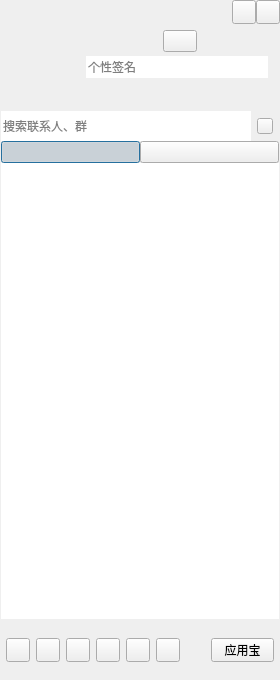
<?xml version="1.0" encoding="UTF-8"?>
<ui version="4.0">
 <class>CCMainWindowClass</class>
 <widget class="QWidget" name="CCMainWindowClass">
  <property name="geometry">
   <rect>
    <x>0</x>
    <y>0</y>
    <width>280</width>
    <height>680</height>
   </rect>
  </property>
  <property name="minimumSize">
   <size>
    <width>280</width>
    <height>680</height>
   </size>
  </property>
  <property name="windowTitle">
   <string>CCMainWindow</string>
  </property>
  <layout class="QVBoxLayout" name="verticalLayout_7">
   <property name="spacing">
    <number>0</number>
   </property>
   <property name="leftMargin">
    <number>0</number>
   </property>
   <property name="topMargin">
    <number>0</number>
   </property>
   <property name="rightMargin">
    <number>0</number>
   </property>
   <property name="bottomMargin">
    <number>0</number>
   </property>
   <item>
    <widget class="QWidget" name="titleWidget" native="true">
     <property name="sizePolicy">
      <sizepolicy hsizetype="Expanding" vsizetype="Preferred">
       <horstretch>0</horstretch>
       <verstretch>0</verstretch>
      </sizepolicy>
     </property>
     <property name="titleSkin" stdset="0">
      <bool>true</bool>
     </property>
     <layout class="QVBoxLayout" name="verticalLayout_2">
      <property name="spacing">
       <number>0</number>
      </property>
      <property name="leftMargin">
       <number>0</number>
      </property>
      <property name="topMargin">
       <number>0</number>
      </property>
      <property name="rightMargin">
       <number>0</number>
      </property>
      <property name="bottomMargin">
       <number>0</number>
      </property>
      <item>
       <layout class="QHBoxLayout" name="horizontalLayout">
        <property name="spacing">
         <number>0</number>
        </property>
        <property name="leftMargin">
         <number>12</number>
        </property>
        <property name="rightMargin">
         <number>0</number>
        </property>
        <item>
         <spacer name="horizontalSpacer">
          <property name="orientation">
           <enum>Qt::Horizontal</enum>
          </property>
          <property name="sizeHint" stdset="0">
           <size>
            <width>40</width>
            <height>20</height>
           </size>
          </property>
         </spacer>
        </item>
        <item>
         <widget class="QPushButton" name="sysmin">
          <property name="sizePolicy">
           <sizepolicy hsizetype="Fixed" vsizetype="Fixed">
            <horstretch>0</horstretch>
            <verstretch>0</verstretch>
           </sizepolicy>
          </property>
          <property name="minimumSize">
           <size>
            <width>24</width>
            <height>24</height>
           </size>
          </property>
          <property name="maximumSize">
           <size>
            <width>24</width>
            <height>24</height>
           </size>
          </property>
          <property name="text">
           <string/>
          </property>
         </widget>
        </item>
        <item>
         <widget class="QPushButton" name="sysclose">
          <property name="sizePolicy">
           <sizepolicy hsizetype="Fixed" vsizetype="Fixed">
            <horstretch>0</horstretch>
            <verstretch>0</verstretch>
           </sizepolicy>
          </property>
          <property name="minimumSize">
           <size>
            <width>24</width>
            <height>24</height>
           </size>
          </property>
          <property name="maximumSize">
           <size>
            <width>24</width>
            <height>24</height>
           </size>
          </property>
          <property name="text">
           <string/>
          </property>
         </widget>
        </item>
       </layout>
      </item>
      <item>
       <layout class="QHBoxLayout" name="horizontalLayout_3">
        <property name="spacing">
         <number>6</number>
        </property>
        <property name="leftMargin">
         <number>12</number>
        </property>
        <property name="topMargin">
         <number>6</number>
        </property>
        <property name="rightMargin">
         <number>12</number>
        </property>
        <property name="bottomMargin">
         <number>6</number>
        </property>
        <item>
         <widget class="QLabel" name="headLabel">
          <property name="sizePolicy">
           <sizepolicy hsizetype="Fixed" vsizetype="Fixed">
            <horstretch>0</horstretch>
            <verstretch>0</verstretch>
           </sizepolicy>
          </property>
          <property name="minimumSize">
           <size>
            <width>68</width>
            <height>68</height>
           </size>
          </property>
          <property name="maximumSize">
           <size>
            <width>68</width>
            <height>68</height>
           </size>
          </property>
          <property name="text">
           <string/>
          </property>
         </widget>
        </item>
        <item>
         <layout class="QVBoxLayout" name="verticalLayout">
          <property name="spacing">
           <number>4</number>
          </property>
          <item>
           <layout class="QHBoxLayout" name="horizontalLayout_2">
            <property name="spacing">
             <number>6</number>
            </property>
            <item>
             <widget class="QLabel" name="nameLabel">
              <property name="sizePolicy">
               <sizepolicy hsizetype="Expanding" vsizetype="Fixed">
                <horstretch>0</horstretch>
                <verstretch>0</verstretch>
               </sizepolicy>
              </property>
              <property name="minimumSize">
               <size>
                <width>0</width>
                <height>22</height>
               </size>
              </property>
              <property name="maximumSize">
               <size>
                <width>16777215</width>
                <height>22</height>
               </size>
              </property>
              <property name="styleSheet">
               <string notr="true">color: rgb(255, 255, 255);
font: 75 12pt &quot;微软雅黑&quot;;
</string>
              </property>
              <property name="text">
               <string/>
              </property>
             </widget>
            </item>
            <item>
             <widget class="QPushButton" name="statusBtn">
              <property name="sizePolicy">
               <sizepolicy hsizetype="Fixed" vsizetype="Fixed">
                <horstretch>0</horstretch>
                <verstretch>0</verstretch>
               </sizepolicy>
              </property>
              <property name="minimumSize">
               <size>
                <width>34</width>
                <height>22</height>
               </size>
              </property>
              <property name="maximumSize">
               <size>
                <width>34</width>
                <height>22</height>
               </size>
              </property>
              <property name="text">
               <string/>
              </property>
              <property name="hasBorder" stdset="0">
               <bool>true</bool>
              </property>
             </widget>
            </item>
            <item>
             <spacer name="horizontalSpacer_3">
              <property name="orientation">
               <enum>Qt::Horizontal</enum>
              </property>
              <property name="sizeHint" stdset="0">
               <size>
                <width>40</width>
                <height>20</height>
               </size>
              </property>
             </spacer>
            </item>
           </layout>
          </item>
          <item>
           <widget class="QLineEdit" name="lineEdit">
            <property name="minimumSize">
             <size>
              <width>0</width>
              <height>22</height>
             </size>
            </property>
            <property name="maximumSize">
             <size>
              <width>16777215</width>
              <height>22</height>
             </size>
            </property>
            <property name="frame">
             <bool>false</bool>
            </property>
            <property name="placeholderText">
             <string>个性签名</string>
            </property>
           </widget>
          </item>
          <item>
           <widget class="QWidget" name="appWidget" native="true">
            <property name="sizePolicy">
             <sizepolicy hsizetype="Expanding" vsizetype="Fixed">
              <horstretch>0</horstretch>
              <verstretch>0</verstretch>
             </sizepolicy>
            </property>
            <property name="minimumSize">
             <size>
              <width>0</width>
              <height>22</height>
             </size>
            </property>
            <property name="maximumSize">
             <size>
              <width>16777215</width>
              <height>22</height>
             </size>
            </property>
           </widget>
          </item>
         </layout>
        </item>
       </layout>
      </item>
     </layout>
    </widget>
   </item>
   <item>
    <widget class="QWidget" name="bodyWidget" native="true">
     <property name="sizePolicy">
      <sizepolicy hsizetype="Expanding" vsizetype="Expanding">
       <horstretch>0</horstretch>
       <verstretch>0</verstretch>
      </sizepolicy>
     </property>
     <layout class="QVBoxLayout" name="verticalLayout_4">
      <property name="spacing">
       <number>0</number>
      </property>
      <property name="leftMargin">
       <number>1</number>
      </property>
      <property name="topMargin">
       <number>1</number>
      </property>
      <property name="rightMargin">
       <number>1</number>
      </property>
      <property name="bottomMargin">
       <number>1</number>
      </property>
      <item>
       <widget class="QWidget" name="searchWidget" native="true">
        <property name="sizePolicy">
         <sizepolicy hsizetype="Expanding" vsizetype="Fixed">
          <horstretch>0</horstretch>
          <verstretch>0</verstretch>
         </sizepolicy>
        </property>
        <property name="minimumSize">
         <size>
          <width>0</width>
          <height>30</height>
         </size>
        </property>
        <property name="maximumSize">
         <size>
          <width>16777215</width>
          <height>30</height>
         </size>
        </property>
        <layout class="QHBoxLayout" name="horizontalLayout_4">
         <property name="spacing">
          <number>6</number>
         </property>
         <property name="leftMargin">
          <number>0</number>
         </property>
         <property name="topMargin">
          <number>0</number>
         </property>
         <property name="rightMargin">
          <number>6</number>
         </property>
         <property name="bottomMargin">
          <number>0</number>
         </property>
         <item>
          <widget class="QLineEdit" name="searchLineEdit">
           <property name="minimumSize">
            <size>
             <width>0</width>
             <height>30</height>
            </size>
           </property>
           <property name="maximumSize">
            <size>
             <width>16777215</width>
             <height>30</height>
            </size>
           </property>
           <property name="frame">
            <bool>false</bool>
           </property>
           <property name="placeholderText">
            <string>搜索联系人、群</string>
           </property>
          </widget>
         </item>
         <item>
          <widget class="QPushButton" name="searchBtn">
           <property name="sizePolicy">
            <sizepolicy hsizetype="Fixed" vsizetype="Fixed">
             <horstretch>0</horstretch>
             <verstretch>0</verstretch>
            </sizepolicy>
           </property>
           <property name="minimumSize">
            <size>
             <width>16</width>
             <height>16</height>
            </size>
           </property>
           <property name="maximumSize">
            <size>
             <width>16</width>
             <height>16</height>
            </size>
           </property>
           <property name="text">
            <string/>
           </property>
          </widget>
         </item>
        </layout>
       </widget>
      </item>
      <item>
       <widget class="QWidget" name="barWidget" native="true">
        <layout class="QHBoxLayout" name="tabBar">
         <property name="spacing">
          <number>0</number>
         </property>
         <property name="leftMargin">
          <number>0</number>
         </property>
         <property name="topMargin">
          <number>0</number>
         </property>
         <property name="rightMargin">
          <number>0</number>
         </property>
         <property name="bottomMargin">
          <number>0</number>
         </property>
         <item>
          <widget class="QPushButton" name="btnMessage">
           <property name="text">
            <string/>
           </property>
           <property name="icon">
            <iconset resource="CCMainWindow.qrc">
             <normaloff>:/Resources/MainWindow/tab/icon_last_normal.png</normaloff>
             <normalon>:/Resources/MainWindow/tab/icon_last_selected.png</normalon>:/Resources/MainWindow/tab/icon_last_normal.png</iconset>
           </property>
           <property name="iconSize">
            <size>
             <width>22</width>
             <height>22</height>
            </size>
           </property>
           <property name="checkable">
            <bool>true</bool>
           </property>
           <property name="checked">
            <bool>true</bool>
           </property>
           <property name="autoExclusive">
            <bool>true</bool>
           </property>
           <property name="autoDefault">
            <bool>false</bool>
           </property>
           <property name="default">
            <bool>true</bool>
           </property>
          </widget>
         </item>
         <item>
          <widget class="QPushButton" name="btnContact">
           <property name="text">
            <string/>
           </property>
           <property name="icon">
            <iconset resource="CCMainWindow.qrc">
             <normaloff>:/Resources/MainWindow/tab/icon_group_normal.png</normaloff>
             <normalon>:/Resources/MainWindow/tab/icon_group_selected.png</normalon>:/Resources/MainWindow/tab/icon_group_normal.png</iconset>
           </property>
           <property name="iconSize">
            <size>
             <width>22</width>
             <height>22</height>
            </size>
           </property>
           <property name="checkable">
            <bool>true</bool>
           </property>
           <property name="autoExclusive">
            <bool>true</bool>
           </property>
           <property name="autoDefault">
            <bool>false</bool>
           </property>
          </widget>
         </item>
        </layout>
       </widget>
      </item>
      <item>
       <widget class="QStackedWidget" name="stackedWidget">
        <widget class="QWidget" name="pageMessage">
         <layout class="QGridLayout" name="gridLayout">
          <property name="leftMargin">
           <number>0</number>
          </property>
          <property name="topMargin">
           <number>0</number>
          </property>
          <property name="rightMargin">
           <number>0</number>
          </property>
          <property name="bottomMargin">
           <number>0</number>
          </property>
          <property name="spacing">
           <number>0</number>
          </property>
          <item row="0" column="0">
           <widget class="QListWidget" name="msgListWidget">
            <property name="frameShape">
             <enum>QFrame::NoFrame</enum>
            </property>
            <property name="verticalScrollBarPolicy">
             <enum>Qt::ScrollBarAsNeeded</enum>
            </property>
            <property name="horizontalScrollBarPolicy">
             <enum>Qt::ScrollBarAlwaysOff</enum>
            </property>
            <property name="editTriggers">
             <set>QAbstractItemView::AllEditTriggers</set>
            </property>
           </widget>
          </item>
         </layout>
        </widget>
        <widget class="QWidget" name="pageContact">
         <layout class="QVBoxLayout" name="verticalLayout_3">
          <property name="spacing">
           <number>0</number>
          </property>
          <property name="leftMargin">
           <number>0</number>
          </property>
          <property name="topMargin">
           <number>0</number>
          </property>
          <property name="rightMargin">
           <number>0</number>
          </property>
          <property name="bottomMargin">
           <number>0</number>
          </property>
          <item>
           <widget class="QTreeWidget" name="treeWidget">
            <property name="frameShape">
             <enum>QFrame::NoFrame</enum>
            </property>
            <property name="verticalScrollBarPolicy">
             <enum>Qt::ScrollBarAsNeeded</enum>
            </property>
            <property name="horizontalScrollBarPolicy">
             <enum>Qt::ScrollBarAlwaysOff</enum>
            </property>
            <property name="editTriggers">
             <set>QAbstractItemView::AllEditTriggers</set>
            </property>
            <property name="indentation">
             <number>0</number>
            </property>
            <property name="headerHidden">
             <bool>true</bool>
            </property>
            <property name="expandsOnDoubleClick">
             <bool>false</bool>
            </property>
            <column>
             <property name="text">
              <string notr="true">1</string>
             </property>
            </column>
           </widget>
          </item>
         </layout>
        </widget>
       </widget>
      </item>
     </layout>
    </widget>
   </item>
   <item>
    <widget class="QWidget" name="bottomWidget" native="true">
     <property name="sizePolicy">
      <sizepolicy hsizetype="Expanding" vsizetype="Fixed">
       <horstretch>0</horstretch>
       <verstretch>0</verstretch>
      </sizepolicy>
     </property>
     <property name="minimumSize">
      <size>
       <width>0</width>
       <height>60</height>
      </size>
     </property>
     <property name="maximumSize">
      <size>
       <width>16777215</width>
       <height>60</height>
      </size>
     </property>
     <property name="bottomSkin" stdset="0">
      <bool>true</bool>
     </property>
     <layout class="QVBoxLayout" name="verticalLayout_5" stretch="0,0">
      <property name="spacing">
       <number>6</number>
      </property>
      <property name="leftMargin">
       <number>6</number>
      </property>
      <property name="topMargin">
       <number>6</number>
      </property>
      <property name="rightMargin">
       <number>6</number>
      </property>
      <property name="bottomMargin">
       <number>6</number>
      </property>
      <item>
       <layout class="QHBoxLayout" name="bottomLayout_up"/>
      </item>
      <item>
       <layout class="QHBoxLayout" name="horizontalLayout_5">
        <property name="spacing">
         <number>6</number>
        </property>
        <item>
         <widget class="QPushButton" name="bottomBtn_1">
          <property name="sizePolicy">
           <sizepolicy hsizetype="Fixed" vsizetype="Fixed">
            <horstretch>0</horstretch>
            <verstretch>0</verstretch>
           </sizepolicy>
          </property>
          <property name="minimumSize">
           <size>
            <width>24</width>
            <height>24</height>
           </size>
          </property>
          <property name="maximumSize">
           <size>
            <width>24</width>
            <height>24</height>
           </size>
          </property>
          <property name="text">
           <string/>
          </property>
         </widget>
        </item>
        <item>
         <widget class="QPushButton" name="bottomBtn_2">
          <property name="sizePolicy">
           <sizepolicy hsizetype="Fixed" vsizetype="Fixed">
            <horstretch>0</horstretch>
            <verstretch>0</verstretch>
           </sizepolicy>
          </property>
          <property name="minimumSize">
           <size>
            <width>24</width>
            <height>24</height>
           </size>
          </property>
          <property name="maximumSize">
           <size>
            <width>24</width>
            <height>24</height>
           </size>
          </property>
          <property name="text">
           <string/>
          </property>
         </widget>
        </item>
        <item>
         <widget class="QPushButton" name="bottomBtn_3">
          <property name="sizePolicy">
           <sizepolicy hsizetype="Fixed" vsizetype="Fixed">
            <horstretch>0</horstretch>
            <verstretch>0</verstretch>
           </sizepolicy>
          </property>
          <property name="minimumSize">
           <size>
            <width>24</width>
            <height>24</height>
           </size>
          </property>
          <property name="maximumSize">
           <size>
            <width>24</width>
            <height>24</height>
           </size>
          </property>
          <property name="text">
           <string/>
          </property>
         </widget>
        </item>
        <item>
         <widget class="QPushButton" name="bottomBtn_4">
          <property name="sizePolicy">
           <sizepolicy hsizetype="Fixed" vsizetype="Fixed">
            <horstretch>0</horstretch>
            <verstretch>0</verstretch>
           </sizepolicy>
          </property>
          <property name="minimumSize">
           <size>
            <width>24</width>
            <height>24</height>
           </size>
          </property>
          <property name="maximumSize">
           <size>
            <width>24</width>
            <height>24</height>
           </size>
          </property>
          <property name="text">
           <string/>
          </property>
         </widget>
        </item>
        <item>
         <widget class="QPushButton" name="bottomBtn_5">
          <property name="sizePolicy">
           <sizepolicy hsizetype="Fixed" vsizetype="Fixed">
            <horstretch>0</horstretch>
            <verstretch>0</verstretch>
           </sizepolicy>
          </property>
          <property name="minimumSize">
           <size>
            <width>24</width>
            <height>24</height>
           </size>
          </property>
          <property name="maximumSize">
           <size>
            <width>24</width>
            <height>24</height>
           </size>
          </property>
          <property name="text">
           <string/>
          </property>
         </widget>
        </item>
        <item>
         <widget class="QPushButton" name="bottomBtn_6">
          <property name="sizePolicy">
           <sizepolicy hsizetype="Fixed" vsizetype="Fixed">
            <horstretch>0</horstretch>
            <verstretch>0</verstretch>
           </sizepolicy>
          </property>
          <property name="minimumSize">
           <size>
            <width>24</width>
            <height>24</height>
           </size>
          </property>
          <property name="maximumSize">
           <size>
            <width>24</width>
            <height>24</height>
           </size>
          </property>
          <property name="text">
           <string/>
          </property>
         </widget>
        </item>
        <item>
         <spacer name="horizontalSpacer_2">
          <property name="orientation">
           <enum>Qt::Horizontal</enum>
          </property>
          <property name="sizeHint" stdset="0">
           <size>
            <width>18</width>
            <height>20</height>
           </size>
          </property>
         </spacer>
        </item>
        <item>
         <widget class="QPushButton" name="bottomBtn_7">
          <property name="sizePolicy">
           <sizepolicy hsizetype="Preferred" vsizetype="Fixed">
            <horstretch>0</horstretch>
            <verstretch>0</verstretch>
           </sizepolicy>
          </property>
          <property name="minimumSize">
           <size>
            <width>63</width>
            <height>24</height>
           </size>
          </property>
          <property name="maximumSize">
           <size>
            <width>63</width>
            <height>24</height>
           </size>
          </property>
          <property name="text">
           <string>应用宝</string>
          </property>
         </widget>
        </item>
       </layout>
      </item>
     </layout>
    </widget>
   </item>
  </layout>
 </widget>
 <layoutdefault spacing="6" margin="11"/>
 <resources>
  <include location="CCMainWindow.qrc"/>
 </resources>
 <connections/>
</ui>
